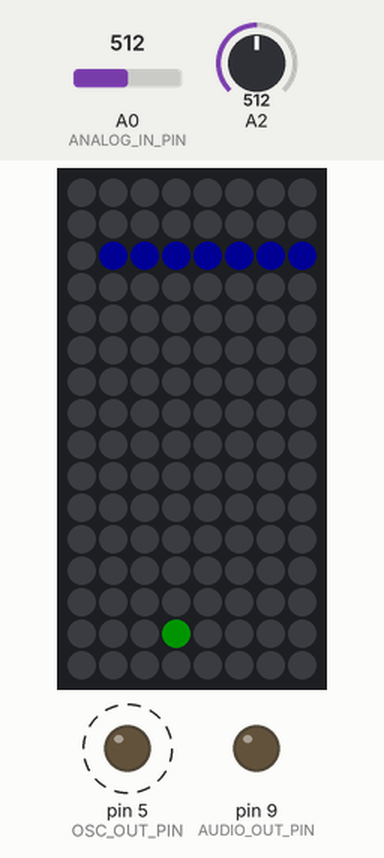
Simulated run of this sketch. Board: Arduino Uno, built with avr-gcc and run on an emulated ATmega328P. Parts: 8×16 RGB LED matrix (first LED top left, wired row by row), output pins drawn as LEDs (lit = HIGH). Dashed ring = blinking. The inputs (shaded band) are chosen by the test bench; at power-on: A0 (ANALOG_IN_PIN) = 512, A2 = 512. Dim RGB values are drawn brighter than linear; random numbers use the default seed unless the sketch sets one.

Above: at 1.2 s.
1.3 s: A0 (ANALOG_IN_PIN) set to 154
At 5.2 s:
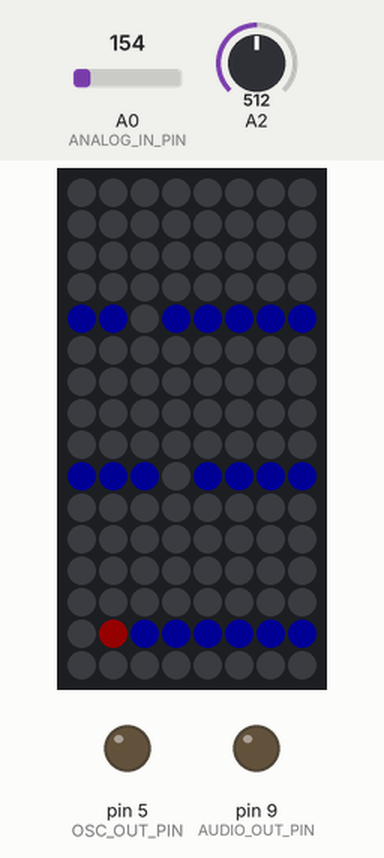
12.1 s: A0 (ANALOG_IN_PIN) set to 137
At 12.8 s:
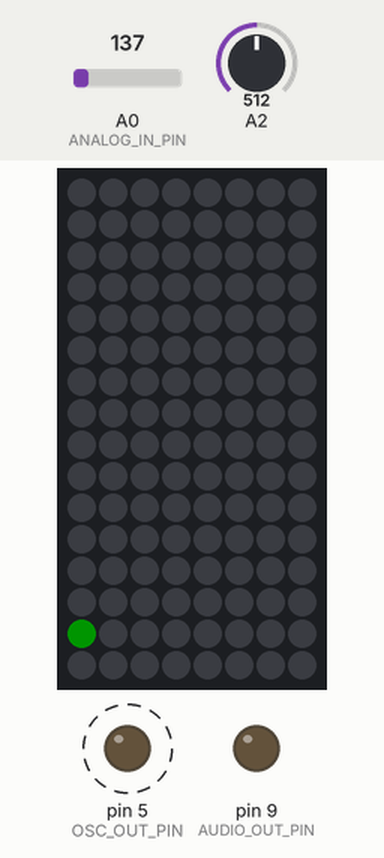
18.6 s: A2 set to 716
At 20.69 s:
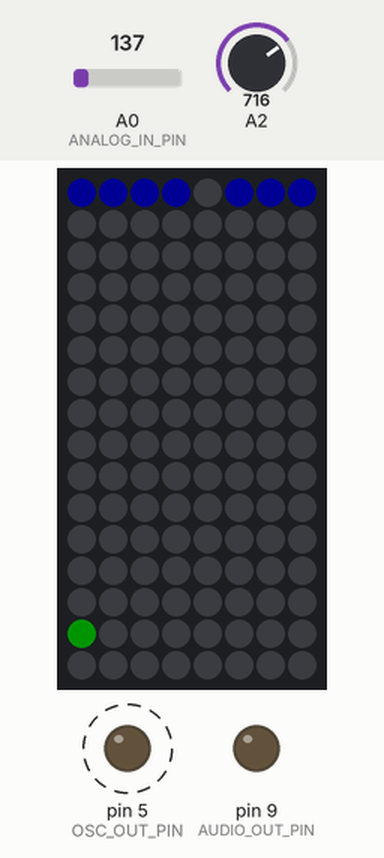
22.0 s: A2 set to 900
At 30.9 s:
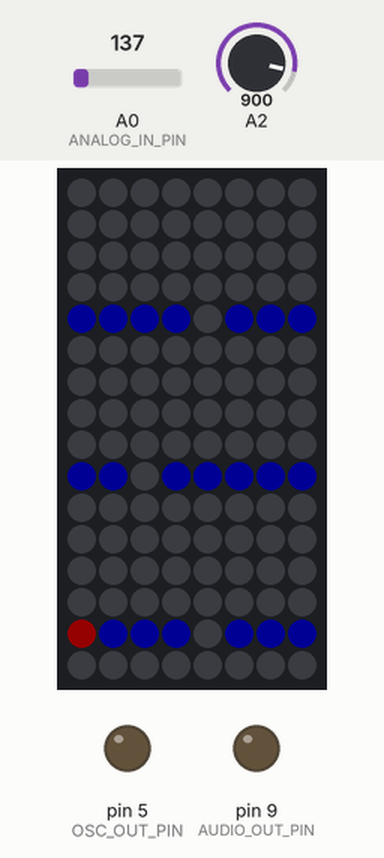
31.0 s: A2 set to 1023
At 33.09 s:
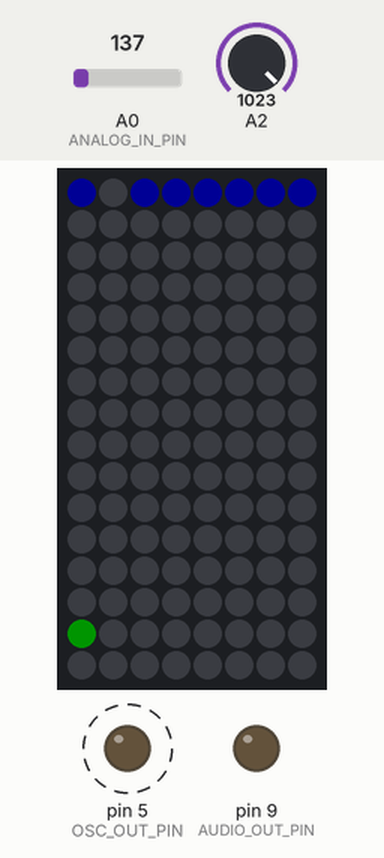
34.4 s: A0 (ANALOG_IN_PIN) set to 306
At 34.77 s:
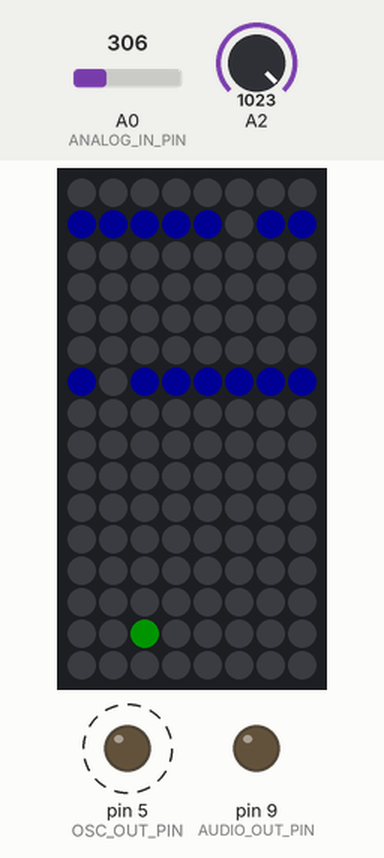
Timing chart, 0 to 36.9 s (numbered marks = the images above; inputs shaded):
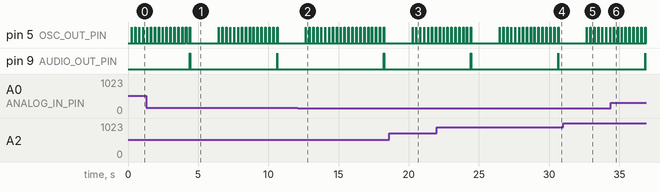

The sketch:

neopixelmatrix_verticalscroll.ino
```cpp
/***
 * Dropdown-style Game
 * by Rory Nugent (rory@littlebits.cc)
 * Last updated: June 10, 2015
 ***/

#include <Adafruit_GFX.h>
#include <Adafruit_NeoMatrix.h>
#include <Adafruit_NeoPixel.h>

#include "player.h"
#include "obstacle.h"
#include "finishline.h"

#define ANALOG_IN_PIN    0
#define ANALOG_SCALAR  146

#define MATRIX_PIN       1
#define MATRIX_WIDTH     8
#define MATRIX_HEIGHT   16

#define AUDIO_OUT_PIN    9
#define OSC_OUT_PIN      5

#define DEFAULT_SPEED   250
#define NUM_OBSTACLES    10

#define OBSTACLE_COLLISION 1
#define FINISH_LINE        2

#define GAME_RUNNING       0
#define GAME_OVER          1
#define GAME_WON           2

Adafruit_NeoMatrix matrix = Adafruit_NeoMatrix(MATRIX_WIDTH, MATRIX_HEIGHT, MATRIX_PIN,
                            NEO_TILE_TOP     + NEO_TILE_LEFT +
                            NEO_TILE_COLUMNS + NEO_MATRIX_PROGRESSIVE,
                            NEO_GRB          + NEO_KHZ800);

Player player(0, MATRIX_HEIGHT - 2);
Obstacle obstacles[NUM_OBSTACLES];
FinishLine finishline;

uint16_t analogInput;
unsigned long lastMove = 0;
uint8_t game_status = 0;
uint16_t current_speed = DEFAULT_SPEED;

void setup() {
  matrix.begin();
  matrix.setBrightness(20);

  pinMode(AUDIO_OUT_PIN, OUTPUT);
  pinMode(OSC_OUT_PIN, OUTPUT);

  // initialize obstacles
  initializeObstacles();
}

void loop() {
  if (game_status != GAME_OVER)
    updateElements();

  // GAME RUNNING
  if (game_status == GAME_RUNNING) {

    int collisionResults = detectCollision();
    if (collisionResults == OBSTACLE_COLLISION) {
      game_status = GAME_OVER;
      digitalWrite(AUDIO_OUT_PIN, HIGH);
    }
    else if (collisionResults == FINISH_LINE) {
      game_status = GAME_WON;
    }
  }

  updateMatrix();

  digitalWrite(OSC_OUT_PIN, LOW);
  if (game_status == GAME_OVER) {
    resetGame();
  } else if (game_status == GAME_WON && finishline.ypos > (MATRIX_HEIGHT + 7)) {
    resetGame();
  }

  delay(10);
}

void updateElements()
{
  // update obstacles and finish line
  if (millis() - lastMove > current_speed)
  {
    digitalWrite(OSC_OUT_PIN, HIGH);

    for (int i = 0; i < NUM_OBSTACLES; i++) {
      obstacles[i].ypos++;
    }
    finishline.ypos++;

    lastMove = millis();
  }

  // update player position
  player.xpos = analogRead(ANALOG_IN_PIN) / ANALOG_SCALAR;
}

int detectCollision()
{
  uint8_t thru = 0;

  if (player.ypos == finishline.ypos) {
    return GAME_WON;
  }

  // cycle through obstacles
  for (int i = 0; i < NUM_OBSTACLES; i++) {
    // if obstacle is on the same level as the player...
    if (obstacles[i].ypos == player.ypos) {
      // check to see if the player is inside of a hole
      for (int j = 0; j < obstacles[i].holes; j++) {
        if (player.xpos == obstacles[i].holePositions[j]) {
          thru = 1;
        }
      }
      if (thru)
        return GAME_RUNNING;
      else
        return GAME_OVER;
    }
  }
  return 0;
}

void updateMatrix()
{
    matrix.fillScreen(0);

    // draw obstacles
    for (int i = 0; i < NUM_OBSTACLES; i++) {
      obstacles[i].drawObstacle(&matrix);
    }

    finishline.drawFinishLine(&matrix);

    if(game_status == GAME_OVER) {
      player.setColor(255, 0, 0);
      digitalWrite(AUDIO_OUT_PIN, LOW);
    }

    player.draw(&matrix);

  matrix.show();
}

void initializeObstacles()
{
  // seed the random number generator
  randomSeed(analogRead(2));

  // initialize obstacles and generate the holes
  for (int i = 0; i < NUM_OBSTACLES; i++)
  {
    obstacles[i].width = MATRIX_WIDTH;
    obstacles[i].height = 1;
    obstacles[i].generateHoles(MATRIX_WIDTH);
    obstacles[i].ypos = -((i * 5) + 2);
  }

  finishline.width = MATRIX_WIDTH;
  finishline.ypos = obstacles[NUM_OBSTACLES - 1].ypos - 5;
}

void resetGame()
{
  if (game_status == GAME_WON) {
    current_speed -= 50;
    if (current_speed < 50)
      current_speed = DEFAULT_SPEED;
  } else if (game_status == GAME_OVER) {
    delay(2000);
    current_speed = DEFAULT_SPEED;
  }

  initializeObstacles();
  player.setColor(0, 255, 0);
  game_status = GAME_RUNNING;
}
```

finishline.cpp
```cpp
#include "finishline.h"

FinishLine::FinishLine(int w) {
  width = w;
}

void FinishLine::drawFinishLine(Adafruit_NeoMatrix* matrix) {
  for (int i = 0; i < width; i++) {
    for(int j = 0; j < 8; j++) {
      matrix->drawPixel(i, ypos-j, matrix->Color(255-(j*31), 255-(j*31), 0));
    }
  }
}
```

finishline.h
```cpp
#include <Adafruit_NeoMatrix.h>
#include <stdint.h>

class FinishLine {
  public:
  int width;
  int ypos;

  FinishLine(int w = 0);
  void drawFinishLine(Adafruit_NeoMatrix* matrix);
};
```

obstacle.cpp
```cpp
#include "obstacle.h"

Obstacle::Obstacle(int w, int h, int num_holes)
{
  width = w;
  height = h;
  holes = num_holes;
  holePositions = new int[holes];

  ypos = -1;

  for (int i = 0; i < holes; i++)
    holePositions[i] = 0;
}

uint16_t Obstacle::getColor()
{
  return ((uint16_t)(red & 0xF8) << 8) |
         ((uint16_t)(green & 0xFC) << 3) |
         (blue         >> 3);
}

void Obstacle::drawObstacle(Adafruit_NeoMatrix* matrix)
{
  if (ypos >= 0)
  {
    for (int i = 0; i < width; i++)
    {
      matrix->drawPixel(i, ypos, getColor());
    }

    for (int i = 0; i < holes; i++)
    {
      matrix->drawPixel(holePositions[i], ypos, matrix->Color(0, 0, 0));
    }
  }
}

void Obstacle::generateHoles(int range)
{
  // TODO: improve generation with multiple holes
  for (int i = 0; i < holes; i++)
  {
    holePositions[i] = random(range);
  }
}

Obstacle::~Obstacle()
{
  delete [] holePositions;
  holePositions = NULL;
}
```

obstacle.h
```cpp
#include <Adafruit_NeoMatrix.h>
#include <stdint.h>

class Obstacle
{
  public:
  // variables
  int width;
  int height;
  int holes;
  int* holePositions;

  int ypos;

  int red = 0;
  int green = 0;
  int blue = 255;

  // functions
  Obstacle(int w = 0, int h = 0, int num_holes = 1);
  ~Obstacle();

  uint16_t getColor();

  void drawObstacle(Adafruit_NeoMatrix* matrix);
  void generateHoles(int range);
};
```

player.cpp
```cpp
#include "player.h"
#include <Adafruit_NeoMatrix.h>

Player::Player(int x, int y, int red, int green, int blue)
{
  setPos(x, y);
  setColor(red, green, blue);
}

void Player::setPos(int x, int y)
{
  xpos = x;
  ypos = y;
}

void Player::setColor(int r, int g, int b)
{
  red = r;
  green = g;
  blue = b;
}

uint16_t Player::getColor()
{
  return ((uint16_t)(red & 0xF8) << 8) |
         ((uint16_t)(green & 0xFC) << 3) |
                    (blue         >> 3);
}

void Player::draw(Adafruit_NeoMatrix* matrix)
{
  matrix->drawPixel(xpos, ypos, getColor());
}
```

player.h
```cpp
#include <Adafruit_NeoMatrix.h>
#include <stdint.h>

class Player {
  public:
    // variables
    int xpos;
    int ypos;

    int red;
    int green;
    int blue;

    // functions
    Player(int x = 0, int y = 0, int red = 0, int green = 255, int blue = 0);
    void setPos(int x, int y);

    void setColor(int r, int g, int b);
    uint16_t getColor();

    void draw(Adafruit_NeoMatrix* matrix);
};
```

Measured:
- the behaviour switches between 146 and 145 on A0 (ANALOG_IN_PIN) (found by bisection; images 1 and 2)
- by itself, pin 9 (AUDIO_OUT_PIN): alternates HIGH for 0.03 s and LOW for 6.2 s
- what the display in image 1 shows lasts 2.0 s, from 4.5 s to 6.5 s
